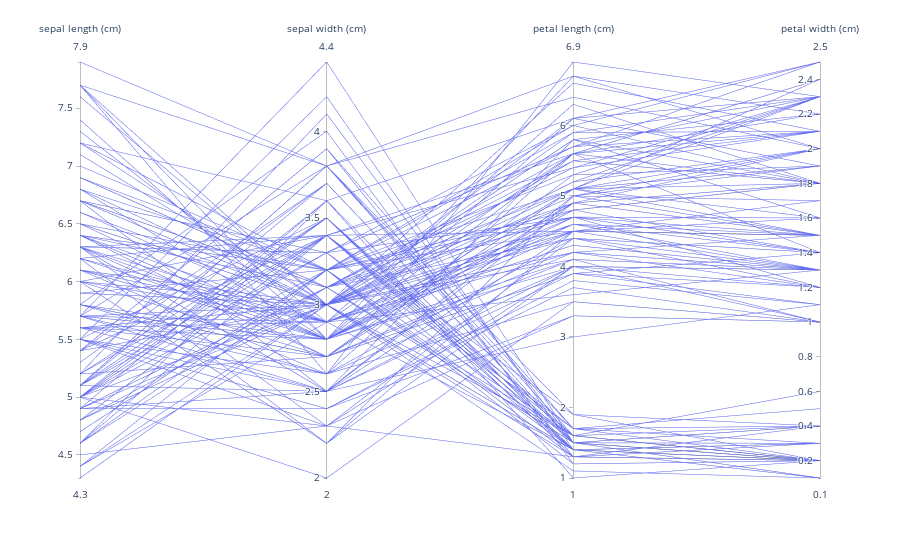

Notebook cell for this chart:
### Code cell
px.parallel_coordinates(
    data,
    ["sepal length (cm)", "sepal width (cm)", "petal length (cm)", "petal width (cm)"],
    # color="target",
)

### Figure 1 — Plotly figure (JSON) as saved in the notebook; plotly's stock layout.template omitted (floating-point values rounded to 4 significant figures; data arrays with more than 128 entries replaced by an {"elided": "..."} marker saying what was removed)
{"data": [{"dimensions": [{"label": "sepal length (cm)", "values": {"elided": "150 float values"}}, {"label": "sepal width (cm)", "values": {"elided": "150 float values"}}, {"label": "petal length (cm)", "values": {"elided": "150 float values"}}, {"label": "petal width (cm)", "values": {"elided": "150 float values"}}], "domain": {"x": [0, 1], "y": [0, 1]}, "name": "", "type": "parcoords"}], "layout": {"autosize": true, "legend": {"tracegroupgap": 0}, "margin": {"t": 60}}}
